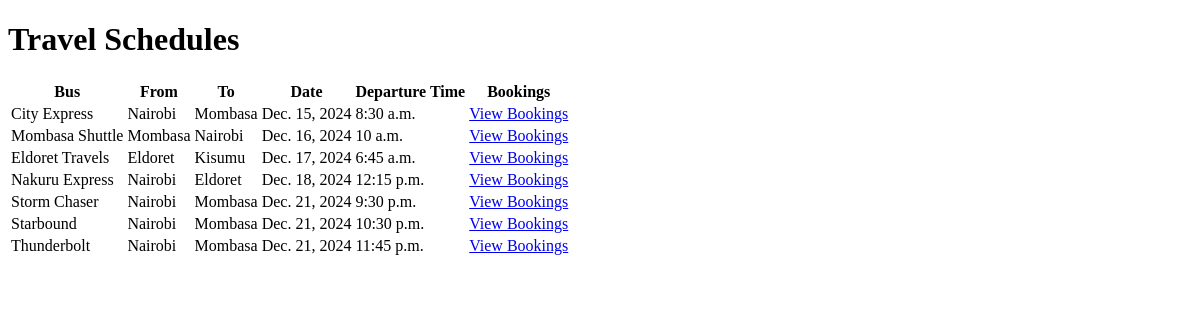
The page /travel-schedules/ on the database as committed earlier.
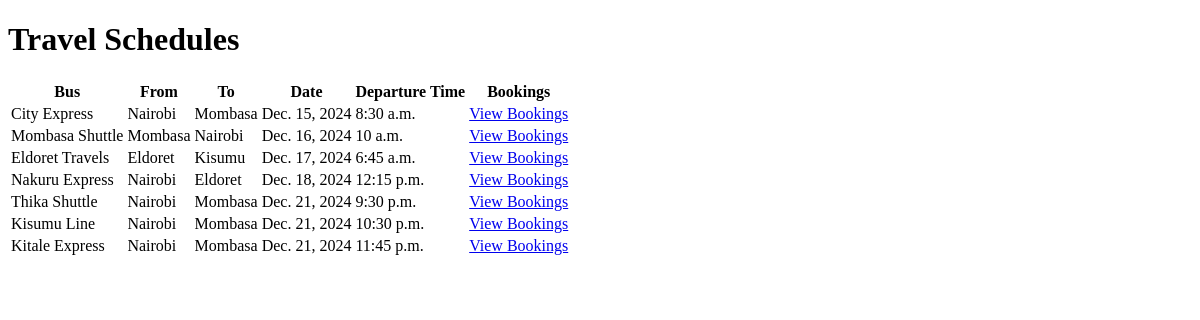
The same page on the database as committed later.
### main/models.py (models this page shows, shortened)
class TravelSchedule(models.Model):
    bus = models.ForeignKey(Bus, on_delete=models.CASCADE)
    boarding_location = models.ForeignKey(BoardingLocation, on_delete=models.CASCADE)
    destination = models.ForeignKey(Destination, on_delete=models.CASCADE)
    date_of_travel = models.DateField()
    departure_time = models.TimeField()
    fare = models.CharField(max_length=50 , null=True , blank=True)

class Bus(models.Model):
    name = models.CharField(max_length=50)
    plate_number=models.CharField(max_length=50 , unique=True)
    route = models.CharField(max_length=50)
    Driver = models.ForeignKey(Driver, on_delete=models.CASCADE)
    is_in_good = models.BooleanField(default=True)
    timeoftravel = models.CharField(max_length=50)
    fare = models.CharField(max_length=50)

class BoardingLocation(models.Model):
    name = models.CharField(max_length=100)

class Destination(models.Model):
    name = models.CharField(max_length=100)

### main/views.py (the view)
# urls.py: path('travel-schedules/', views.travel_schedules_view, name='travel_schedules'),
def travel_schedules_view(request):
    schedules = TravelSchedule.objects.all().select_related('bus', 'boarding_location', 'destination')
    return render(request, 'new/travel_schedules.html', {'schedules': schedules})

### templates/new/travel_schedules.html
<!DOCTYPE html>
<html>
<body>
    <h1>Travel Schedules</h1>
    <table>
        <thead>
            <tr>
                <th>Bus</th>
                <th>From</th>
                <th>To</th>
                <th>Date</th>
                <th>Departure Time</th>
                <th>Bookings</th>
            </tr>
        </thead>
        <tbody>
            {% for schedule in schedules %}
            <tr>
                <td>{{ schedule.bus.name }}</td>
                <td>{{ schedule.boarding_location.name }}</td>
                <td>{{ schedule.destination.name }}</td>
                <td>{{ schedule.date_of_travel }}</td>
                <td>{{ schedule.departure_time }}</td>
                <td>
                    <a href="{% url 'schedule_bookings' %}?schedule_id={{ schedule.id }}">
                        View Bookings
                    </a>
                </td>
            </tr>
            {% endfor %}
        </tbody>
    </table>
</body>
</html>

Rows that differ between the two databases and show on the page:
changed TravelSchedule: bus.name "Storm Chaser" → "Thika Shuttle"
changed TravelSchedule: bus.name "Starbound" → "Kisumu Line"
changed TravelSchedule: bus.name "Thunderbolt" → "Kitale Express"
